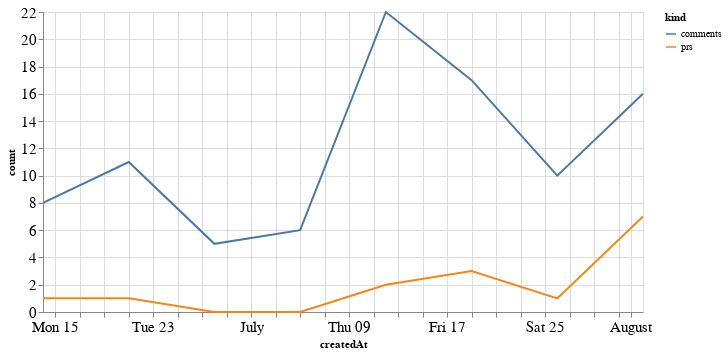

Write notebook code for a chart like this one.
### Code cell
alt.Chart(total_time, width=600).mark_line().encode(
    x='createdAt',
    y='count',
    color='kind'
)

### Figure 1 — Vega-Lite specification as saved in the notebook (floating-point values rounded to 4 significant figures)
{"config": {"axisLeft": {"labelFontSize": 15}, "axisBottom": {"labelFontSize": 15}}, "data": {"name": "data-71ce4bbe0a4d93ccca0ac2cfb1684e1a"}, "mark": "line", "encoding": {"color": {"type": "nominal", "field": "kind"}, "x": {"type": "temporal", "field": "createdAt"}, "y": {"type": "quantitative", "field": "count"}}, "width": 600, "$schema": "https://vega.github.io/schema/vega-lite/v4.8.1.json", "datasets": {"data-71ce4bbe0a4d93ccca0ac2cfb1684e1a": [{"createdAt": "2020-06-14T00:00:00", "kind": "prs", "count": 1}, {"createdAt": "2020-06-21T00:00:00", "kind": "prs", "count": 1}, {"createdAt": "2020-06-28T00:00:00", "kind": "prs", "count": 0}, {"createdAt": "2020-07-05T00:00:00", "kind": "prs", "count": 0}, {"createdAt": "2020-07-12T00:00:00", "kind": "prs", "count": 2}, {"createdAt": "2020-07-19T00:00:00", "kind": "prs", "count": 3}, {"createdAt": "2020-07-26T00:00:00", "kind": "prs", "count": 1}, {"createdAt": "2020-08-02T00:00:00", "kind": "prs", "count": 7}, {"createdAt": "2020-06-14T00:00:00", "kind": "comments", "count": 8}, {"createdAt": "2020-06-21T00:00:00", "kind": "comments", "count": 11}, {"createdAt": "2020-06-28T00:00:00", "kind": "comments", "count": 5}, {"createdAt": "2020-07-05T00:00:00", "kind": "comments", "count": 6}, {"createdAt": "2020-07-12T00:00:00", "kind": "comments", "count": 22}, {"createdAt": "2020-07-19T00:00:00", "kind": "comments", "count": 17}, {"createdAt": "2020-07-26T00:00:00", "kind": "comments", "count": 10}, {"createdAt": "2020-08-02T00:00:00", "kind": "comments", "count": 16}]}}
